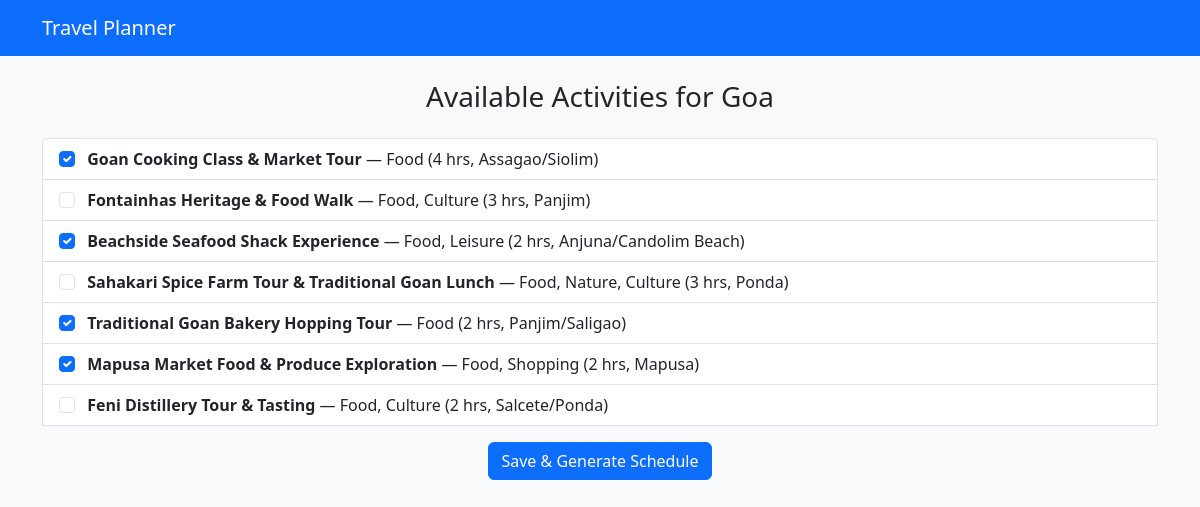
The app's page /activities/2 with its own data.
### app.py (models this page shows)
class Trip(db.Model):
    id = db.Column(db.Integer, primary_key=True)
    destination = db.Column(db.String(100))
    start_date = db.Column(db.String(50))
    num_days = db.Column(db.Integer)
    notes = db.Column(db.String(300))

class Activity(db.Model):
    id = db.Column(db.Integer, primary_key=True)
    trip_id = db.Column(db.Integer, db.ForeignKey('trip.id'))
    name = db.Column(db.String(100))
    category = db.Column(db.String(50))
    duration = db.Column(db.Integer)
    location = db.Column(db.String(100))
    day = db.Column(db.Integer, default=None)
    selected = db.Column(db.Boolean, default=False)

### app.py (the view, shortened to what this page needs)
@app.route('/activities/<int:trip_id>', methods=['GET', 'POST'])
def activities(trip_id):
    trip = Trip.query.get_or_404(trip_id)
    import json, re
    existing_activities = Activity.query.filter_by(trip_id=trip.id).all()
    activities = Activity.query.filter_by(trip_id=trip.id).all()
    activities_for_template = [
        {
            "name": a.name,
            "category": a.category,
            "duration": a.duration,
            "location": a.location,
            "selected": a.selected
        } for a in activities
    ]
    return render_template('activities.html', trip=trip, activities=activities_for_template)

### templates/activities.html (shortened to what this page needs)
{% extends "base.html" %}
{% block content %}
<h3 class="text-center mb-4">Available Activities for {{ trip.destination }}</h3>
<form method="POST">
  <div class="list-group mb-4">
    {% if activities|length == 0 %}
      <div class="alert alert-warning text-center" style="margin: 20px 0;">
        No activities found for your interests. Please try different notes or check back later.
      </div>
      <div class="text-center mt-4">
        <a href="{{ url_for('home') }}" class="btn btn-outline-secondary">🏠 Home</a>
      </div>
    {% else %}
      {% for act in activities %}
      <label class="list-group-item">
        <input class="form-check-input me-2" type="checkbox" name="activities" value="{{ act.name }}"
               {% if act.selected %}checked{% endif %}>
        <strong>{{ act.name }}</strong> — {{ act.category }} ({{ act.duration }} hrs, {{ act.location }})
      </label>
      {% endfor %}
      <div class="text-center mt-3">
        <button type="submit" class="btn btn-primary">Save & Generate Schedule</button>
      </div>
    {% endif %}
  </div>
</form>
{% endblock %}

### records on screen
Trip: destination "Goa"
Activity: name "Goan Cooking Class & Market Tour", category "Food", duration "4", location "Assagao/Siolim"
Activity: name "Fontainhas Heritage & Food Walk", category "Food, Culture", duration "3", location "Panjim"
Activity: name "Beachside Seafood Shack Experience", category "Food, Leisure", duration "2", location "Anjuna/Candolim Beach"
Activity: name "Sahakari Spice Farm Tour & Traditional Goan Lunch", category "Food, Nature, Culture", duration "3", location "Ponda"
Activity: name "Traditional Goan Bakery Hopping Tour", category "Food", duration "2", location "Panjim/Saligao"
Activity: name "Mapusa Market Food & Produce Exploration", category "Food, Shopping", duration "2", location "Mapusa"
Activity: name "Feni Distillery Tour & Tasting", category "Food, Culture", duration "2", location "Salcete/Ponda"
